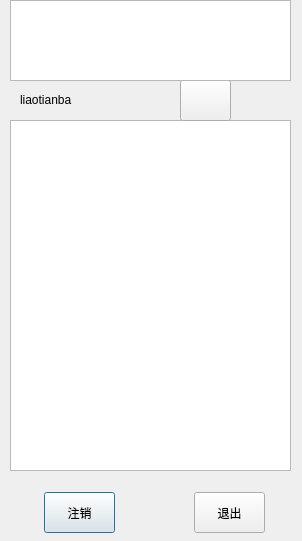
<?xml version="1.0" encoding="UTF-8"?>
<ui version="4.0">
 <class>Dialog</class>
 <widget class="QDialog" name="Dialog">
  <property name="geometry">
   <rect>
    <x>0</x>
    <y>0</y>
    <width>302</width>
    <height>541</height>
   </rect>
  </property>
  <property name="windowTitle">
   <string>Dialog</string>
  </property>
  <widget class="QListWidget" name="chatroom">
   <property name="geometry">
    <rect>
     <x>10</x>
     <y>120</y>
     <width>281</width>
     <height>351</height>
    </rect>
   </property>
  </widget>
  <widget class="QPushButton" name="destory">
   <property name="geometry">
    <rect>
     <x>44</x>
     <y>492</y>
     <width>71</width>
     <height>41</height>
    </rect>
   </property>
   <property name="text">
    <string>注销</string>
   </property>
  </widget>
  <widget class="QPushButton" name="exit_btn">
   <property name="geometry">
    <rect>
     <x>194</x>
     <y>492</y>
     <width>71</width>
     <height>41</height>
    </rect>
   </property>
   <property name="text">
    <string>退出</string>
   </property>
  </widget>
  <widget class="QLabel" name="list">
   <property name="geometry">
    <rect>
     <x>20</x>
     <y>90</y>
     <width>111</width>
     <height>21</height>
    </rect>
   </property>
   <property name="text">
    <string>&lt;html&gt;&lt;head/&gt;&lt;body&gt;&lt;p&gt;liaotianba&lt;/p&gt;&lt;/body&gt;&lt;/html&gt;</string>
   </property>
  </widget>
  <widget class="QPushButton" name="roomlist_btn">
   <property name="geometry">
    <rect>
     <x>180</x>
     <y>80</y>
     <width>51</width>
     <height>41</height>
    </rect>
   </property>
   <property name="text">
    <string/>
   </property>
  </widget>
  <widget class="QListWidget" name="user">
   <property name="geometry">
    <rect>
     <x>10</x>
     <y>0</y>
     <width>281</width>
     <height>81</height>
    </rect>
   </property>
  </widget>
 </widget>
 <resources/>
 <connections/>
</ui>
